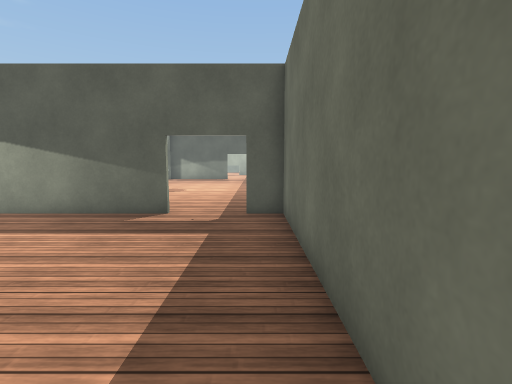
[1] (above)

24 first-person views from a walk through a Unity game level. The camera is 1.4 m above the floor, tilts 6° down and sees 85° across. The floor is counted in squares, 1 m on a side. Each view is taken from the middle of a square. On the plan, view 1 faces up. The plan holds only what a view shows up to about 14 squares ahead; the rest is blank. The place goes on beyond the plan. Some surface patterns are stand-ins.

[2]
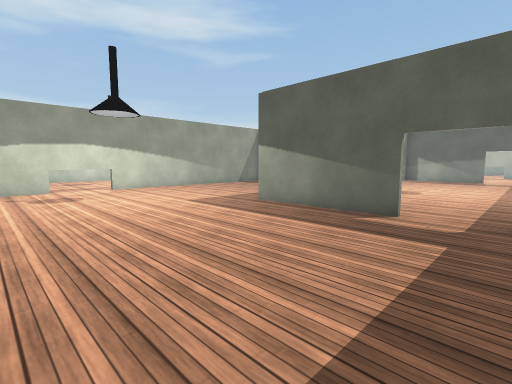

[3]
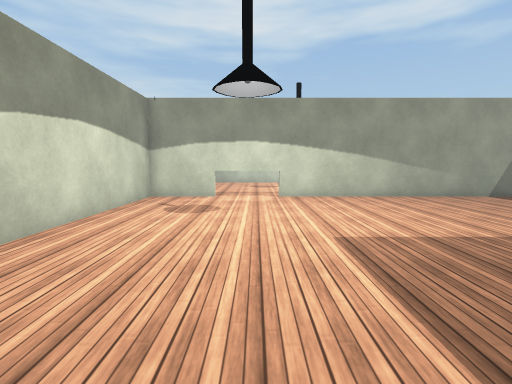

[4]
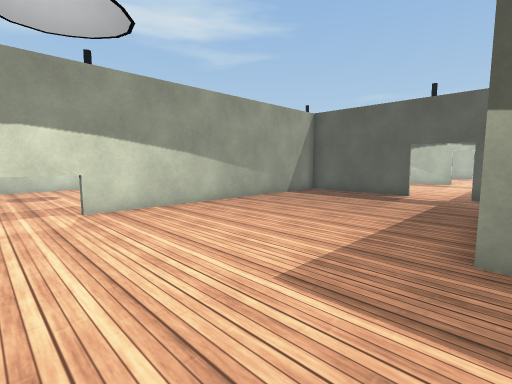

[5]
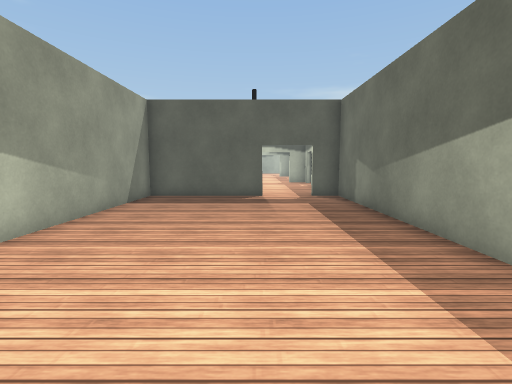

[6]
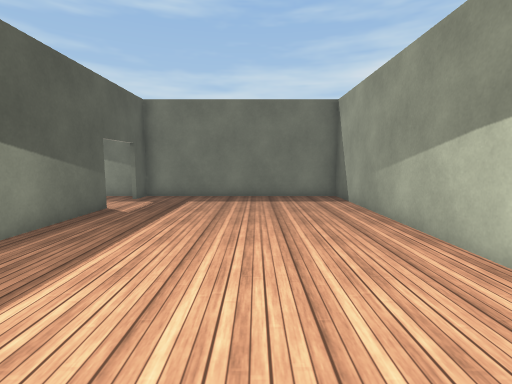

[7]
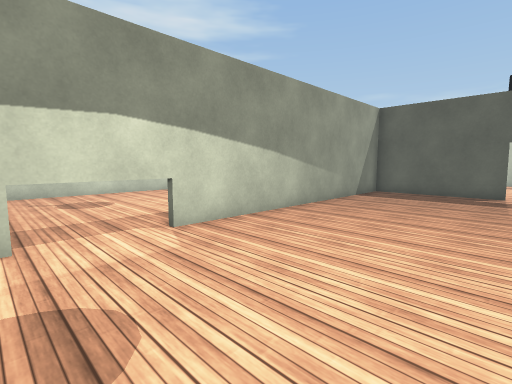

[8]
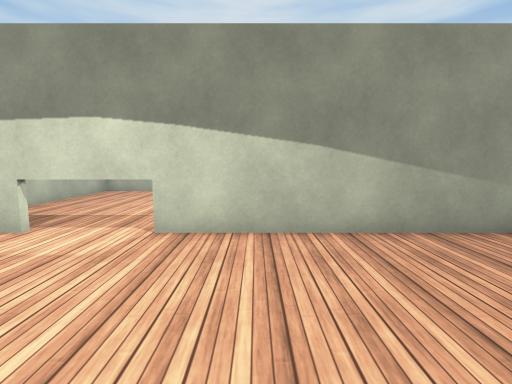

[9]
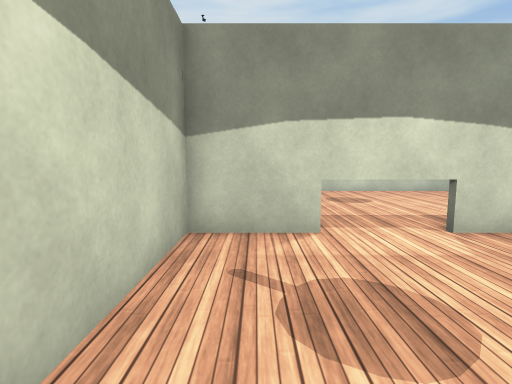

[10]
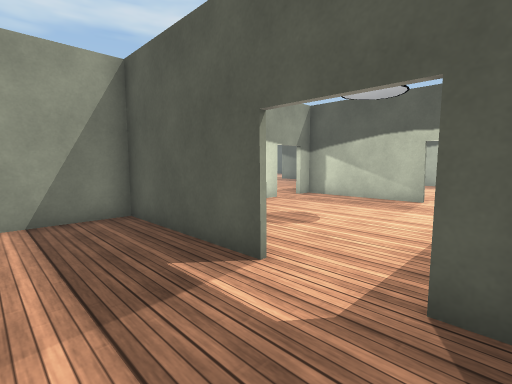

[11]
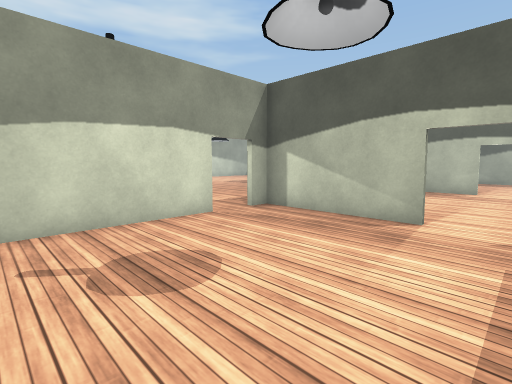

[12]
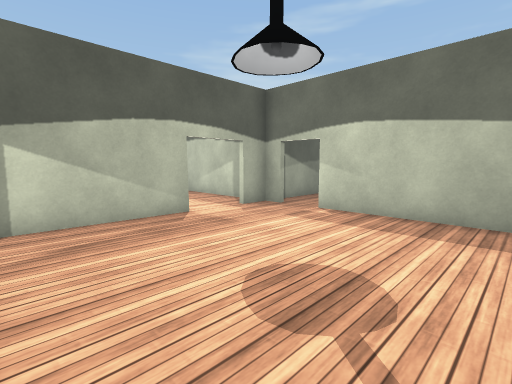

[13]
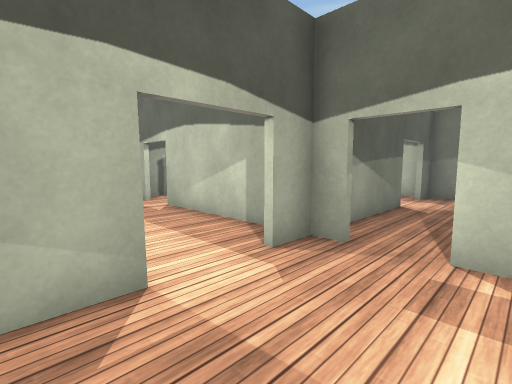

[14]
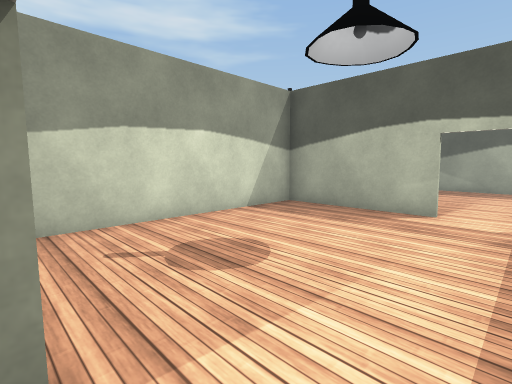

[15]
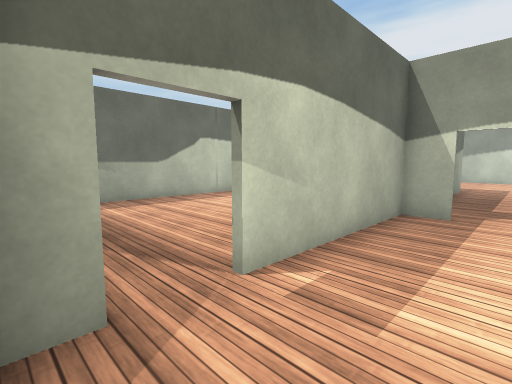

[16]
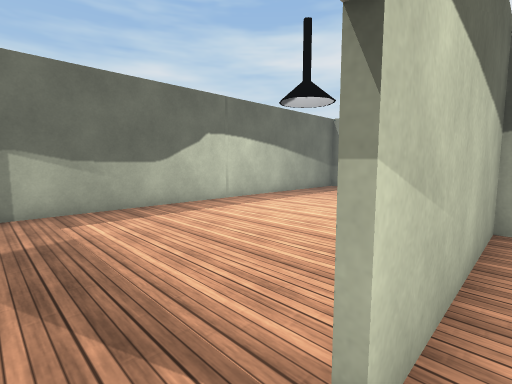

[17]
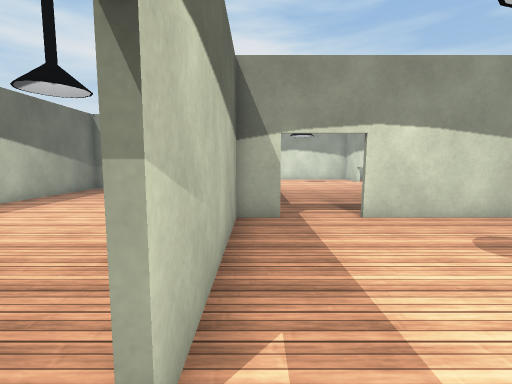

[18]
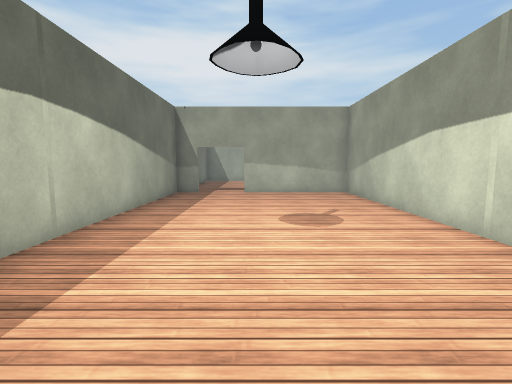

[19]
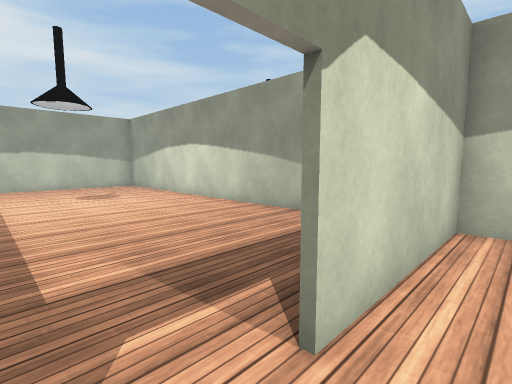

[20]
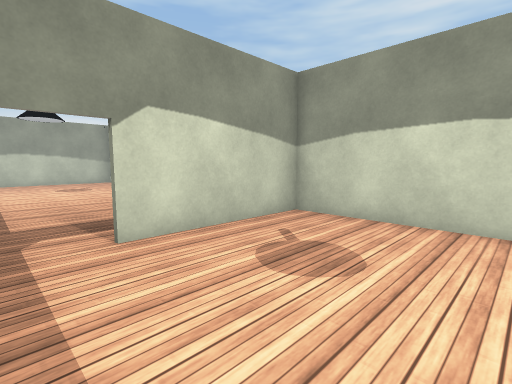

[21]
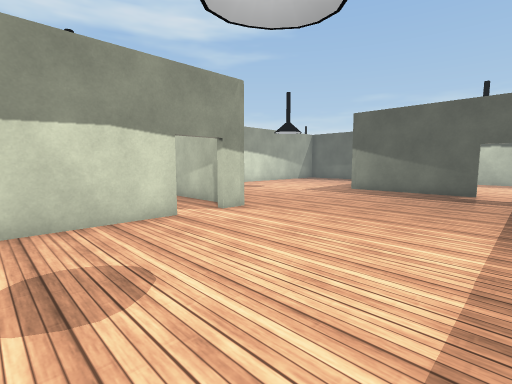

[22]
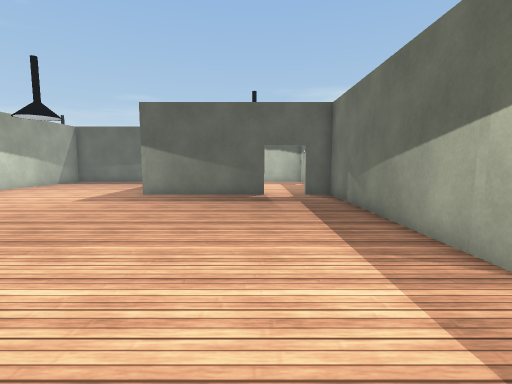

[23]
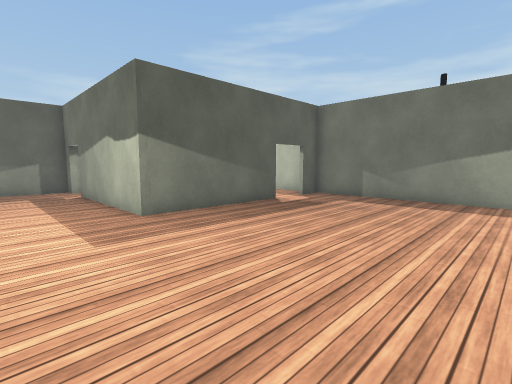

[24]
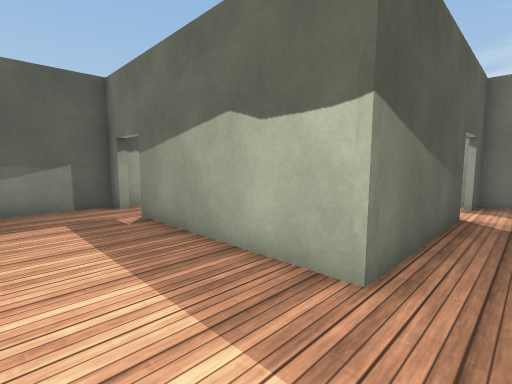

### Floor plan
Points are (right, up) in squares from view 1. A wall is a line through its corners. A room is listed if a view was taken in it or the views show most of it. See-through windows are left out.
Room 1 (views 1, 2, 3, 4, 5, 6, 7, 8, 9, 10)
walls: (-2.4, 7.6) (-7.5, 7.6) (-7.5, 15.6); (-10.6, 15.8) (-15.5, 15.8) (-15.5, -0.4) (0.8, -0.4) (0.8, 7.6) (-0.4, 7.6); (-7.4, 15.8) (-8.6, 15.8)
ways out: opening at (-9.5, 16) to room 2; opening at (-1.5, 8) to room 3
Room 2 (views 11, 12, 13, 14, 15, 16, 17)
walls: (-10.6, 24) (-15.5, 24); (-8.6, 16) (-7.5, 16); (-7.5, 23.3) (-7.5, 24) (-8.6, 24); (-15.5, 21.8) (-15.5, 17.1); (-14.6, 16) (-10.8, 16); (-7.5, 15.6) (-7.5, 21.8)
ways out: opening at (-9.5, 16) to room 1; opening at (-7, 22.5) to room 3; opening at (-16, 22.5) to room 4; opening at (-9.5, 24) to room 6
Room 3 (view 18)
walls: (-7.3, 16.5) (-7.3, 7.8) (-2.4, 7.8); (-2.4, 24) (-6.5, 24); (-0.4, 7.8) (0.8, 7.8) (0.8, 24) (-0.2, 24)
ways out: opening at (-1.5, 8) to room 1; opening at (-7, 22.5) to room 2; opening at (-1.5, 24)
Room 4 (views 19, 20, 21, 22, 23, 24)
walls: (-23.7, 24.3) (-23.7, 23.3); (-23.7, 21.8) (-23.7, 16) (-18.6, 16); (-18.6, 32.3) (-24, 32.3) (-24, 38.3); (-15.7, 23.5) (-15.7, 32.3) (-16.9, 32.3); (-24, 39.8) (-24, 40.5) (-26.6, 40.5)
ways out: opening at (-16, 22.5) to room 2; opening at (-17.5, 16) to room 5; opening at (-24, 22.5); opening at (-24, 39); opening at (-17.5, 32)
Room 5 (no view inside)
walls: (-23.7, 12.3) (-23.7, -0.4) (-17.7, -0.4)
ways out: opening at (-17.5, 16) to room 4
Room 6 (no view inside)
walls: (-10.6, 32.3) (-15.7, 32.3); (-7.5, 25.1) (-7.5, 29.8); (-15.5, 32.3) (-15.5, 23.3); (-6.1, 32.3) (-7, 32.3)
ways out: opening at (-9.5, 24) to room 2; opening at (-9.5, 32); opening at (-7, 30.5)

Where each view was taken, in squares from view 1:
view 1: 0 up, 0 right, facing up
view 2: 0 up, 0 right, facing up-left
view 3: 4 up, 4 left, facing left
view 4: 3 up, 7 left, facing up-left
view 5: 4 up, 11 left, facing up
view 6: 3 up, 11 left, facing right
view 7: 2 up, 10 left, facing up-left
view 8: 7 up, 10 left, facing left
view 9: 1 up, 10 left, facing left
view 10: 13 up, 8 left, facing up-left
view 11: 17 up, 9 left, facing up-left
view 12: 17 up, 15 left, facing up-right
view 13: 21 up, 12 left, facing up-right
view 14: 24 up, 9 left, facing up-left
view 15: 24 up, 10 left, facing down-right
view 16: 23 up, 8 left, facing down-right
view 17: 23 up, 8 left, facing down
view 18: 21 up, 3 left, facing down
view 19: 17 up, 17 left, facing down-left
view 20: 21 up, 17 left, facing down-left
view 21: 18 up, 17 left, facing up-left
view 22: 20 up, 19 left, facing up
view 23: 25 up, 27 left, facing up-right
view 24: 31 up, 27 left, facing up-right
